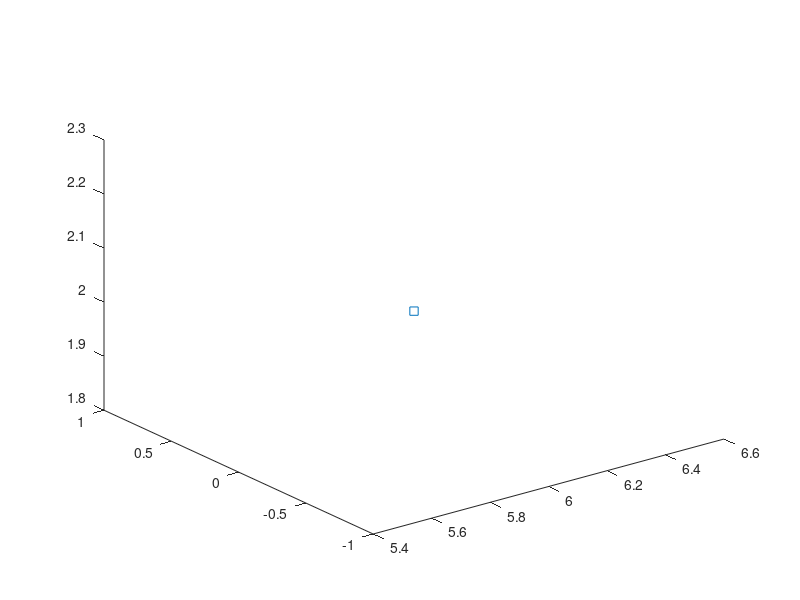

MATLAB code for this plot: (Note: this script raises an error after producing the figure.)
% Werikson Alves - 96708
% Aula 04 DE ELT 476 (09/06/22)
%==========================================================================
%% Dado um ponto qualquer no espaço de atuação, o braço deve
%ir até este ponto por meio de TR. 
%Usar os dois blocos da aula 3.

% Limpar todas as variaveis, janelas e o command window
close all; clear all; clc;

% % Procura o diretorio com todos os arquivos relacionados ao projeto
% PastaAtual = pwd;
% PastaRaiz = 'ELT 476';
% cd(PastaAtual(1:(strfind(PastaAtual,PastaRaiz)+numel(PastaRaiz)-1)))
% addpath(genpath(pwd))

%Posição final do efetuador
x = 6;%Coordenada x
y = 0;%Coordenada y
z = 2.01;%Coordenada z
plot3(x,y,z,'s')

%Dados construtivos dos links
a1 = 6;%Tamanho do link inferior
a2 = 3;%Tamanho do link superior 
h1 = 1;%Altura do link inferior
h2 = 1;%Altura do link superior
d = 0.4*a1;%Desconto das juntas

%Calcula os angulos de rotação dos elos
[Teta1,Teta2] = CalculaAngulo(0.6*a1,0.8*a2,x,y);
Passo = 0.005;

%Cria o link inferior
[PI_FT, PI_FL, PI_V] = CriaElo(10,a1,h1);
PI(1) = patch('vertice',PI_V,'faces',PI_FT,...
    'FaceAlpha',0.9,'FaceColor',[0 0 1]);
PI(2) = patch('vertice',PI_V,'faces',PI_FL,...
    'FaceAlpha',0.9,'FaceColor',[0 1 0]);

%Cria o link superior
[PS_FT, PS_FL, PS_V] = CriaElo(20,a2,h2);
PS(1) = patch('vertice',PS_V,'faces',PS_FT,...
    'FaceAlpha',0.9,'FaceColor',[0 1 1]);
PS(2) = patch('vertice',PS_V,'faces',PS_FL,...
    'FaceAlpha',0.9,'FaceColor',[1 0 0]);

%Define os eixos gráficos
axis([-10 10 -10 10 -1 3])
view(30,30)
xlabel('x')
ylabel('y')
zlabel('z')
grid on

%Gira o link superior
fprintf('\nGirando link superior.\n')
% Clona os vertices
for L1 = 1:2
    PS1(L1).Vertices = PS(L1).Vertices;
end

for T2 = 0:Passo:Teta2
    % Transformação Rotacional em z
    PS1TZ = [cos(T2) -sin(T2) 0 a1-d;
             sin(T2) cos(T2) 0 0;
             0 0 1 h1;
             0 0 0 1];
    for L2 = 1:2
        PS1VT = PS1TZ*[PS1(L2).Vertices'; ones(1,length(PS1(L2).Vertices))];
        PS1V = PS1VT(1:3,:)';
        PS(L2).Vertices = PS1V;
    end
    PS.Vertices;
    pause(0.01)
end   

fprintf('\nMovendo dois links.\n')
for L3 = 1:2
    PS2(L3).Vertices = PS(L3).Vertices;
    PI2(L3).Vertices = PI(L3).Vertices;
end

for T1 = 0:Passo:Teta1
    % Transformação Rotacional em z
    PI2TZ = [cos(T1) -sin(T1) 0 0;
             sin(T1)  cos(T1) 0 0;
             0 0 1 0;
             0 0 0 1];
    for L4 = 1:2
        %Superior
        PS2VT = PI2TZ*[PS2(L4).Vertices'; ones(1,length(PS2(L4).Vertices))];
        PS2V = PS2VT(1:3,:)';
        PS(L4).Vertices = PS2V;
        %Inferior
        PI2VT = PI2TZ*[PI2(L4).Vertices'; ones(1,length(PI2(L4).Vertices))];
        PI2V = PI2VT(1:3,:)';
        PI(L4).Vertices = PI2V;            
    end
    PI.Vertices;
    PS.Vertices;
    pause(0.01)
end